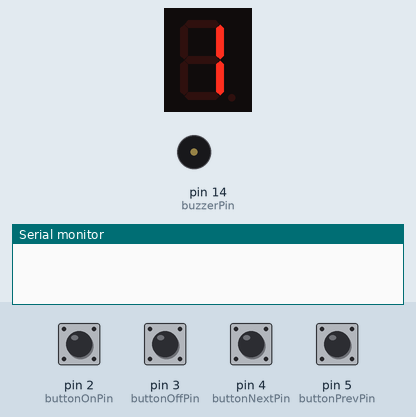
Recording of a sketch running on a simulated Arduino Uno, built with avr-gcc and run on an emulated ATmega328P. On the bench: 1-digit seven-segment display, buzzer (waves = sounding), the last lines printed to the serial monitor. Wiring (inferred from the names in the program): 1-digit 7-segment display, segments lit when HIGH: segments pin 7, pin 8, pin 9, pin 10, pin 11, pin 12, pin 13. The inputs (shaded band) are chosen by the test bench; at power-on: pin 2 (buttonOnPin), pin 3 (buttonOffPin), pin 4 (buttonNextPin), pin 5 (buttonPrevPin) HIGH. The segment pins are drawn as the display they are named for.

Above: at 1.2 s.
1.3 s: pin 2 (buttonOnPin) pulled LOW for 0.15 s
At 2.6 s:
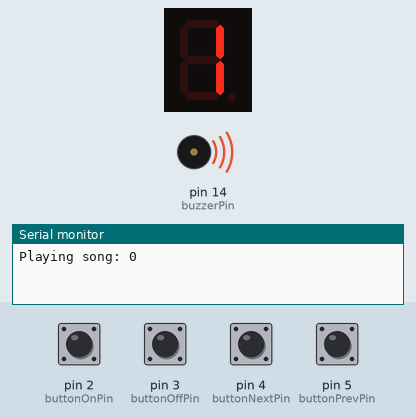
4.4 s: pin 4 (buttonNextPin) pulled LOW for 1 s
At 5.9 s:
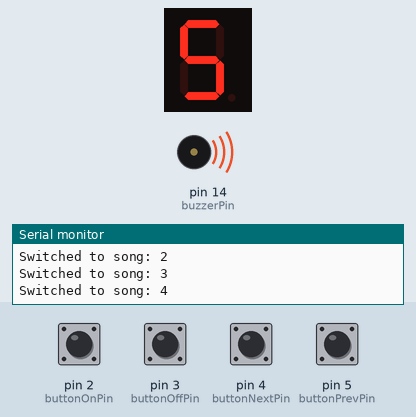
6.9 s: pin 5 (buttonPrevPin) pulled LOW for 1 s
At 7.05 s:
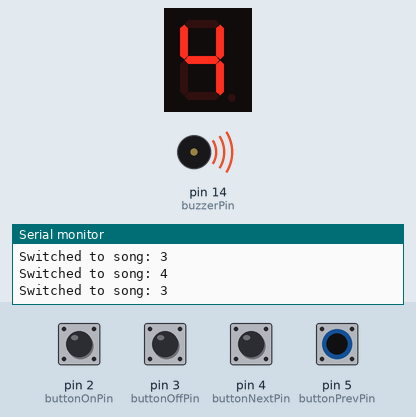
9.4 s: pin 5 (buttonPrevPin) pulled LOW for 0.15 s
At 10.0 s:
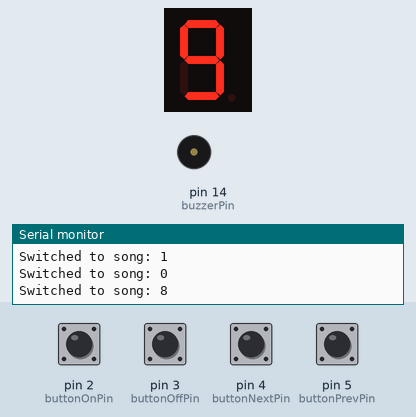
Timing chart, 0 to 12.4 s (numbered marks = the images above; inputs shaded):
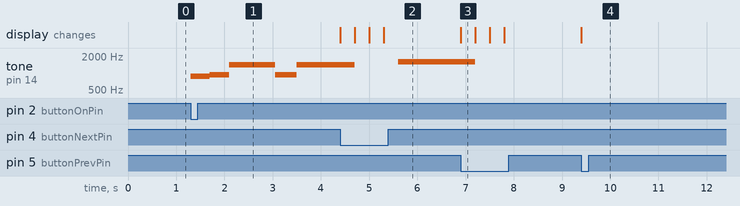

The sketch:

PASSIVE_BUZZER_WITH_SEGMENTED_MELODIES.ino
```cpp
// Outer Buttons
const int buttonOnPin = 2;
const int buttonOffPin = 3;

// Inner Buttons
const int buttonNextPin = 4;
const int buttonPrevPin = 5;

// Buzzer
const int buzzerPin = 14;
const int buzzerPin2 = 15;
const int buzzerPin3 = 16;

// Single Digit Seven Segment Display
const int aSegPin = 7;
const int bSegPin = 8;
const int cSegPin = 9;
const int dSegPin = 10;
const int eSegPin = 11;
const int fSegPin = 12;
const int gSegPin = 13;

// ======================================================
// 7-SEGMENT DIGIT PATTERNS (for common cathode display)
// ======================================================
// Order: a, b, c, d, e, f, g
const byte digits[10][7] = {
  {1,1,1,1,1,1,0}, // 0
  {0,1,1,0,0,0,0}, // 1
  {1,1,0,1,1,0,1}, // 2
  {1,1,1,1,0,0,1}, // 3
  {0,1,1,0,0,1,1}, // 4
  {1,0,1,1,0,1,1}, // 5
  {1,0,1,1,1,1,1}, // 6
  {1,1,1,0,0,0,0}, // 7
  {1,1,1,1,1,1,1}, // 8
  {1,1,1,1,0,1,1}  // 9
};

// Songs
// ======================================================
// SONG 1 — From The Start
// ======================================================

int s1p1[] = { 880, 932, 1396, 932, 1396, 0 };
int s1d1[] = { 400, 400, 950, 450, 1050, 400 };

int s1p2[] = { 1396, 1244, 1108, 1046, 1244, 1108, 1046, 932, 0 };
int s1d2[] = { 400, 400, 400, 400, 400, 400, 400, 400, 200 };

int s1p3[] = { 1396, 932, 1396, 0 };
int s1d3[] = { 850, 450, 1050, 450 };

int s1p4[] = { 1396, 1244, 1108, 1046, 1244, 1108, 1046, 932, 0 };
int s1d4[] = { 400, 400, 400, 400, 400, 400, 400, 400, 50 };

int s1p5[] = { 932, 1864, 1661, 1396, 1480, 1661, 1244, 1174, 0 };
int s1d5[] = { 600, 600, 1100, 400, 400, 500, 600, 1000, 700 };

int s1p6[] = { 1396, 1244, 1108, 1046, 1244, 1108, 1046, 932, 1046, 1046, 1046, 1108, 1244, 0 };
int s1d6[] = { 400, 400, 400, 400, 400, 400, 400, 400, 400, 400, 400, 400, 400, 450 };

int s1p7[] = { 880, 932, 1396, 932, 1396, 0 };
int s1d7[] = { 400, 400, 950, 450, 1050, 400 };

int s1p8[] = { 1396, 1244, 1108, 1046, 1244, 1108, 1046, 932, 0 };
int s1d8[] = { 400, 400, 400, 400, 400, 400, 400, 400, 200 };

int s1p9[] = { 1396, 932, 1396, 0 };
int s1d9[] = { 850, 450, 1050, 450 };

int s1p10[] = { 1396, 1244, 1108, 1046, 1244, 1108, 1046, 932, 0 };
int s1d10[] = { 400, 400, 400, 400, 400, 400, 400, 400, 50 };

int s1p11[] = { 932, 1864, 1661, 1396, 1480, 1661, 1244, 1174, 0 };
int s1d11[] = { 600, 600, 1100, 400, 400, 500, 600, 1000, 700 };

int s1p12[] = { 1396, 1244, 1108, 1046, 1244, 1108, 1046, 932, 1046, 1046, 1046, 1108, 1244, 0 };
int s1d12[] = { 400, 400, 400, 400, 400, 400, 400, 400, 400, 400, 400, 400, 400, 450 };

int *melodyParts1[] = { s1p1, s1p2, s1p3, s1p4, s1p5, s1p6, s1p7, s1p8, s1p9, s1p10, s1p11, s1p12 };
int *durationParts1[] = { s1d1, s1d2, s1d3, s1d4, s1d5, s1d6, s1d7, s1d8, s1d9, s1d10, s1d11, s1d12 };
int totalNotes1[] = {
  sizeof(s1p1)/sizeof(s1p1[0]),
  sizeof(s1p2)/sizeof(s1p2[0]),
  sizeof(s1p3)/sizeof(s1p3[0]),
  sizeof(s1p4)/sizeof(s1p4[0]),
  sizeof(s1p5)/sizeof(s1p5[0]),
  sizeof(s1p6)/sizeof(s1p6[0]),
  sizeof(s1p7)/sizeof(s1p7[0]),
  sizeof(s1p8)/sizeof(s1p8[0]),
  sizeof(s1p9)/sizeof(s1p9[0]),
  sizeof(s1p10)/sizeof(s1p10[0]),
  sizeof(s1p11)/sizeof(s1p11[0]),
  sizeof(s1p12)/sizeof(s1p12[0])
};
int totalParts1 = sizeof(melodyParts1) / sizeof(melodyParts1[0]);

// ======================================================
// SONG 2 — Still ALive
// ======================================================
int s2p1[] = { 1568, 1480, 1318, 1318, 1480, 0 };
int s2d1[] = { 400, 400, 400, 400, 400, 1000 };

int s2p2[] = { 880, 1568, 1480, 1318, 1318, 1480, 1174, 1318, 880, 0 };
int s2d2[] = { 400, 400, 400, 400, 1000, 400, 1000, 400, 200 };

int *melodyParts2[] = { s2p1, s2p2 };
int *durationParts2[] = { s2d1, s2d2 };
int totalNotes2[] = {
  sizeof(s2p1)/sizeof(s2p1[0]),
  sizeof(s2p2)/sizeof(s2p2[0])
};
int totalParts2 = sizeof(melodyParts2) / sizeof(melodyParts2[0]);

// ======================================================
// SONG 3 — Bad Piggies
// ======================================================
int s3p1[] = { 1046, 1046, 932, 1046, 932, 830, 783, 932, 830, 783, 698, 622, 698, 783, 0 };
int s3d1[] = { 600, 600, 200, 400, 600, 600, 600, 200, 200, 200, 200, 200, 200, 200, 1000 };

int s3p2[] = {  };
int s3d2[] = {  };

int *melodyParts3[] = { s3p1, s3p2 };
int *durationParts3[] = { s3d1, s3d2 };
int totalNotes3[] = {
  sizeof(s3p1)/sizeof(s3p1[0]),
  sizeof(s3p2)/sizeof(s3p2[0])
};
int totalParts3 = sizeof(melodyParts3) / sizeof(melodyParts3[0]);

// ======================================================
// SONG 4 — Golden Hour
// ======================================================
int s4p1[] = { 739, 830, 987, 1108 };
int s4d1[] = { 400, 400, 400, 400 };

int s4p2[] = {  };
int s4d2[] = {  };

int *melodyParts4[] = { s4p1, s4p2 };
int *durationParts4[] = { s4d1, s4d2 };
int totalNotes4[] = {
  sizeof(s4p1)/sizeof(s4p1[0]),
  sizeof(s4p2)/sizeof(s4p2[0])
};
int totalParts4 = sizeof(melodyParts4) / sizeof(melodyParts4[0]);

// ======================================================
// SONG 5 — Die With A Smile
// ======================================================
int s5p1[] = {  };
int s5d1[] = {  };

int s5p2[] = {  };
int s5d2[] = {  };

int *melodyParts5[] = { s5p1, s5p2 };
int *durationParts5[] = { s5d1, s5d2 };
int totalNotes5[] = {
  sizeof(s5p1)/sizeof(s5p1[0]),
  sizeof(s5p2)/sizeof(s5p2[0])
};
int totalParts5 = sizeof(melodyParts5) / sizeof(melodyParts5[0]);

// ======================================================
// SONG 6 — Passing Through
// ======================================================
int s6p1[] = {  };
int s6d1[] = {  };

int s6p2[] = {  };
int s6d2[] = {  };

int *melodyParts6[] = { s6p1, s6p2 };
int *durationParts6[] = { s6d1, s6d2 };
int totalNotes6[] = {
  sizeof(s6p1)/sizeof(s6p1[0]),
  sizeof(s6p2)/sizeof(s6p2[0])
};
int totalParts6 = sizeof(melodyParts6) / sizeof(melodyParts6[0]);

// ======================================================
// SONG 7 —
// ======================================================
int s7p1[] = {  };
int s7d1[] = {  };

int s7p2[] = {  };
int s7d2[] = {  };

int *melodyParts7[] = { s7p1, s7p2 };
int *durationParts7[] = { s7d1, s7d2 };
int totalNotes7[] = {
  sizeof(s7p1)/sizeof(s7p1[0]),
  sizeof(s7p2)/sizeof(s7p2[0])
};
int totalParts7 = sizeof(melodyParts7) / sizeof(melodyParts7[0]);

// ======================================================
// SONG 8 —
// ======================================================
int s8p1[] = {  };
int s8d1[] = {  };

int s8p2[] = {  };
int s8d2[] = {  };

int *melodyParts8[] = { s8p1, s8p2 };
int *durationParts8[] = { s8d1, s8d2 };
int totalNotes8[] = {
  sizeof(s8p1)/sizeof(s8p1[0]),
  sizeof(s8p2)/sizeof(s8p2[0])
};
int totalParts8 = sizeof(melodyParts8) / sizeof(melodyParts8[0]);

// ======================================================
// SONG 9 —
// ======================================================
int s9p1[] = {  };
int s9d1[] = {  };

int s9p2[] = {  };
int s9d2[] = {  };

int *melodyParts9[] = { s9p1, s9p2 };
int *durationParts9[] = { s9d1, s9d2 };
int totalNotes9[] = {
  sizeof(s9p1)/sizeof(s9p1[0]),
  sizeof(s9p2)/sizeof(s9p2[0])
};
int totalParts9 = sizeof(melodyParts9) / sizeof(melodyParts9[0]);

// ======================================================
// SONG INDEXING SYSTEM
// ======================================================
struct Song {
  int **melodyParts;
  int **durationParts;
  int *totalNotes;
  int totalParts;
};

Song songs[] = {
  { melodyParts1, durationParts1, totalNotes1, totalParts1 },
  { melodyParts2, durationParts2, totalNotes2, totalParts2 },
  { melodyParts3, durationParts3, totalNotes3, totalParts3 },
  { melodyParts4, durationParts4, totalNotes4, totalParts4 },
  { melodyParts5, durationParts5, totalNotes5, totalParts5 },
  { melodyParts6, durationParts6, totalNotes6, totalParts6 },
  { melodyParts7, durationParts7, totalNotes7, totalParts7 },
  { melodyParts8, durationParts8, totalNotes8, totalParts8 },
  { melodyParts9, durationParts9, totalNotes9, totalParts9 }
};

int totalSongs = sizeof(songs) / sizeof(songs[0]);

// ======================================================
// NUMBER DISPLAY
// ======================================================
void displayDigit(int num) {
  if (num < 0 || num > 9) return; // safety check

  int segmentPins[] = {aSegPin, bSegPin, cSegPin, dSegPin, eSegPin, fSegPin, gSegPin};
  for (int i = 0; i < 7; i++) {
    digitalWrite(segmentPins[i], digits[num][i]);
  }
}

// ======================================================
// CLEAR DISPLAY
// ======================================================
void clearDisplay() {
  int segmentPins[] = {aSegPin, bSegPin, cSegPin, dSegPin, eSegPin, fSegPin, gSegPin};
  for (int i = 0; i < 7; i++) digitalWrite(segmentPins[i], LOW);
}

// ======================================================
// CONTROL VARIABLES
// ======================================================
bool playingMelody = false;
int currentSong = 0;
int currentPart = 0;
int currentNote = 0;
unsigned long previousToneMillis = 0;

void setup() {
  pinMode(buzzerPin, OUTPUT);

  pinMode(buttonOnPin, INPUT_PULLUP);
  pinMode(buttonOffPin, INPUT_PULLUP);

  pinMode(buttonNextPin, INPUT_PULLUP);
  pinMode(buttonPrevPin, INPUT_PULLUP);

  pinMode(aSegPin, OUTPUT);
  pinMode(bSegPin, OUTPUT);
  pinMode(cSegPin, OUTPUT);
  pinMode(dSegPin, OUTPUT);
  pinMode(eSegPin, OUTPUT);
  pinMode(fSegPin, OUTPUT);
  pinMode(gSegPin, OUTPUT);

  Serial.begin(115200);

  displayDigit(currentSong + 1);
}

void loop() {
  // START
  if (digitalRead(buttonOnPin) == LOW) {
    startSong();
    delay(200);
  }

  // STOP
  if (digitalRead(buttonOffPin) == LOW) {
    stopSong();
    delay(200);
  }

  // NEXT SONG
  if (digitalRead(buttonNextPin) == LOW) {
    currentSong++;
    if (currentSong >= totalSongs) currentSong = 0;
    displayDigit(currentSong + 1);
    Serial.print("Switched to song: ");
    Serial.println(currentSong);
    delay(300);
  }

  // PREVIOUS SONG
  if (digitalRead(buttonPrevPin) == LOW) {
    currentSong--;
    if (currentSong < 0) currentSong = totalSongs - 1;
    displayDigit(currentSong + 1);
    Serial.print("Switched to song: ");
    Serial.println(currentSong);
    delay(300);
  }

  // MELODY PLAYBACK
  if (playingMelody) {
    unsigned long currentMillis = millis();
    Song &song = songs[currentSong];

    if (currentMillis - previousToneMillis >= song.durationParts[currentPart][currentNote]) {
      noTone(buzzerPin);
      currentNote++;

      if (currentNote < song.totalNotes[currentPart]) {
        tone(buzzerPin, song.melodyParts[currentPart][currentNote]);
        previousToneMillis = currentMillis;
      } else {
        currentPart++;
        if (currentPart < song.totalParts) {
          currentNote = 0;
          previousToneMillis = currentMillis;
          tone(buzzerPin, song.melodyParts[currentPart][currentNote]);
        } else {
          stopSong();
        }
      }
    }
  }
}

// ======================================================
// FUNCTIONS
// ======================================================
void startSong() {
  Song &song = songs[currentSong];
  if (song.totalParts == 0 || song.totalNotes[0] == 0) {
    Serial.println("No notes in this song.");
    return;
  }

  currentPart = 0;
  currentNote = 0;
  playingMelody = true;
  tone(buzzerPin, songs[currentSong].melodyParts[currentPart][currentNote]);
  previousToneMillis = millis();
  Serial.print("Playing song: ");
  Serial.println(currentSong);
}

void stopSong() {
  playingMelody = false;
  noTone(buzzerPin);
  //clearDisplay();
  Serial.println("Stopped song");
}
```

Measured:
- after the input at 1.3 s, tone on pin 14 (buzzerPin): plays 880 Hz for 0.40 s, 932 Hz for 0.40 s, 1396 Hz for 0.95 s, 932 Hz for 0.45 s, 1396 Hz for 0.90 s, starting at once
- after the input at 4.4 s, the display: first changes at once (image 2 shows a later state)
- after the input at 6.9 s, the display: changes at once (image 3)
- after the input at 9.4 s, the display: changes at once (image 4)
